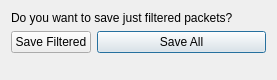
<?xml version="1.0" encoding="UTF-8"?>
<ui version="4.0">
 <class>SelectSaveDialog</class>
 <widget class="QDialog" name="SelectSaveDialog">
  <property name="windowModality">
   <enum>Qt::NonModal</enum>
  </property>
  <property name="geometry">
   <rect>
    <x>0</x>
    <y>0</y>
    <width>277</width>
    <height>80</height>
   </rect>
  </property>
  <property name="windowTitle">
   <string>Saving Asterix File</string>
  </property>
  <property name="modal">
   <bool>true</bool>
  </property>
  <layout class="QFormLayout" name="formLayout">
   <item row="1" column="1">
    <widget class="QPushButton" name="saveAllButton">
     <property name="text">
      <string>Save All</string>
     </property>
    </widget>
   </item>
   <item row="1" column="0">
    <widget class="QPushButton" name="saveFilteredButton">
     <property name="text">
      <string>Save Filtered</string>
     </property>
    </widget>
   </item>
   <item row="0" column="0" colspan="2">
    <widget class="QLabel" name="label">
     <property name="text">
      <string>Do you want to save just filtered packets?</string>
     </property>
    </widget>
   </item>
  </layout>
 </widget>
 <resources/>
 <connections/>
</ui>
